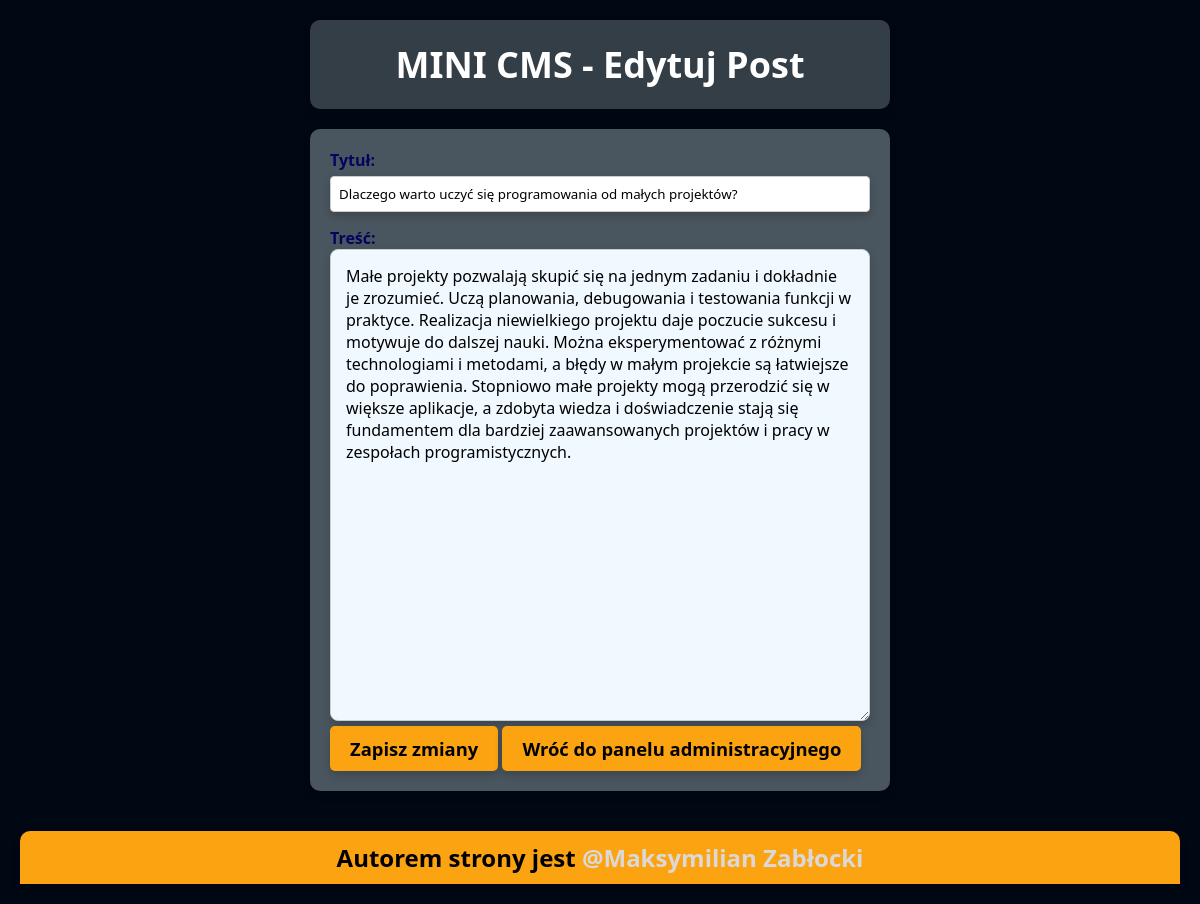
The app's page /edit_post.php?id=15 (signed in) with its own data.
### tables this page shows
CREATE TABLE `posts` (
  `id` int(11) NOT NULL,
  `title` varchar(255) NOT NULL,
  `content` text NOT NULL,
  `created_at` timestamp NOT NULL DEFAULT current_timestamp()
);

### edit_post.php (the view, shortened to what this page needs)
<!DOCTYPE html>
<html lang="en">
<head>
    <link rel="stylesheet" href="style.css">
</head>
<body>
    <?php
        require_once ('config.php');
        $postId = htmlspecialchars($_GET['id']);
        $q = "SELECT title, content FROM posts WHERE id = ?";
        $stmt = $con->prepare($q);
        $stmt->bind_param('i', $postId);
        $stmt->execute();
        $result = $stmt->get_result();
        $row = $result->fetch_assoc();
    ?>
    <div class="blogHeader">
            <h1>MINI CMS -  Edytuj Post</h1>
    </div>
    <div class="blogForm">
    <form method="post">
        <label for="title">Tytuł:</label><br>
        <input type="text" id="title" name="title" value="<?php echo htmlspecialchars($row['title']);?>"><br>
        <label for="content">Treść:</label><br>
        <textarea id="content" name="content" rows="20" cols="130" required><?php echo htmlspecialchars($row['content'])?></textarea><br>
        <button type="submit">Zapisz zmiany</button>
        <button type="none"><a href="admin_panel.php">Wróć do panelu administracyjnego</a></button>
    </form>
    </div>
    <footer>
        <h2>Autorem strony jest <a href="https://github.com/meks990">@Maksymilian Zabłocki</a></h2>
    </footer>
</body>
</html>

### style.css (style rules this page uses)
:root { --background: #001d3d; --accent: #FCA311; --grey: #333e47; --hover: #ffd60a; --lightGrey: #4a565f; }
* { font-family: system-ui, -apple-system, BlinkMacSystemFont, 'Segoe UI', Roboto, Oxygen, Ubuntu, Cantarell, 'Open Sans', 'Helvetica Neue', sans-serif; margin: 0; padding: 0; box-sizing: border-box; }
body { opacity: 0; animation: fadeIn 0.2s ease-in-out forwards; }
body { background-color: #000814; margin: 20px; text-align: center; }
a { text-decoration: none; color: white; }
.blogHeader { background-color: var(--grey); padding: 20px; width: 50%; margin: 0 auto 20px auto; border-radius: 10px; box-shadow: 0 4px 8px rgba(0, 0, 0, 0.2); }
h1 { font-size: 225%; color: white; }
button a { color: black; }
input { width: 100%; padding: 8px; margin-top: 5px; margin-bottom: 15px; border: 1px solid #ccc; border-radius: 4px; box-shadow: 0 4px 8px rgba(0, 0, 0, 0.2); }
label { font-size: 16px; font-weight: bold; }
button { background-color: var(--accent); border: none; padding: 10px 20px; border-radius: 5px; box-shadow: 0 4px 8px rgba(0, 0, 0, 0.2); cursor: pointer; font-size: 115%; font-weight: bold; }
.blogForm { background-color: var(--lightGrey ); width: 50%; padding: 20px; margin: 0 auto 20px auto; border-radius: 10px; box-shadow: 0 4px 8px rgba(0,0,0,0.2); text-align: left; color: #03045e; }
textarea { width: 100%; max-width: 100%; min-width: 100%; box-sizing: border-box; padding: 15px; border-radius: 8px; border: 1px solid #ccc; background: #f0f9ff; font-size: 16px; box-shadow: 0 4px 8px rgba(0, 0, 0, 0.2); resize: vertical; }
footer { background-color: var(--accent); padding: 10px; width: 100%; margin-top: 40px; border-radius: 10px; border-bottom-left-radius: 0px; border-bottom-right-radius: 0px; box-shadow: 0 4px 8px rgba(0, 0, 0, 0.2); bottom: 0; text-align: center; }
footer a { color: rgb(219, 216, 216); font-weight: bold; }

### records on screen
posts: title "Dlaczego warto uczyć się programowania od małych projektów?", content "Małe projekty pozwalają skupić się na jednym zadaniu i dokładnie je zrozumieć. Uczą planowania, debugowania i testowania funkcji w praktyce. Realizacja niewielkiego projektu daje poczucie sukcesu i motywuje do dalszej nauki. Można eksperymentować z różnymi technologiami i metodami, a błędy w małym projekcie są łatwiejsze do poprawienia. Stopniowo małe projekty mogą przerodzić się w większe aplikacje, a zdobyta wiedza i doświadczenie stają się fundamentem dla bardziej zaawansowanych projektów i pracy w zespołach programistycznych."
